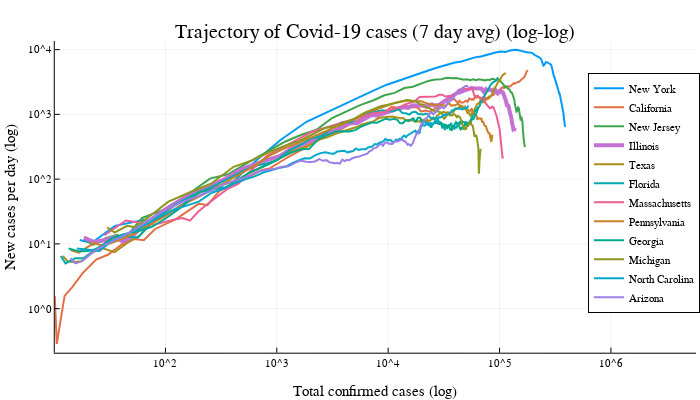

Notebook code for this chart:
### Code cell
@df confirmedByStateTop plot(:Value_rolling7, :Value_new_rolling7, group=:Province_State, 
                          xscale=:log10, yscale=:log10, legend=:right, lw=lwConfirmed, 
                          xlim=(minimum(:Value_rolling7), maximum(:Value_rolling7)*15),
                          title="Trajectory of Covid-19 cases (7 day avg) (log-log)",
                          xlab="Total confirmed cases (log)", ylab="New cases per day (log)")
